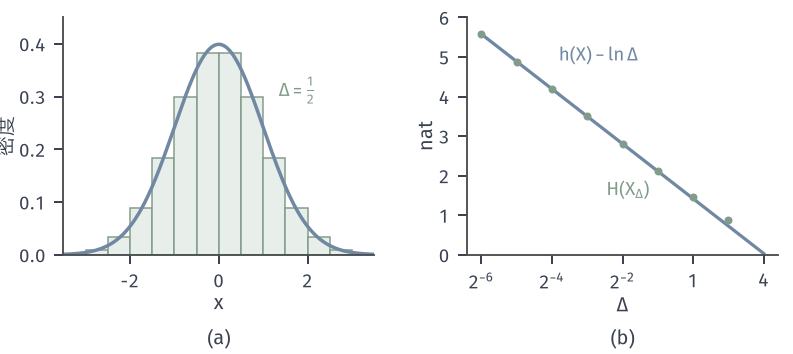

This figure's Python source:
from pathlib import Path
import sys
HERE = Path(__file__).resolve().parent
sys.path.insert(0, str(HERE.parent/'info-common'))
from info_fig import *
# X ~ N(0,1), cells [k D,(k+1) D). (a) density and cell masses for D = 1/2 (bars, height p_k/D).
# (b) exact H(X_D) (green points) and h(X) - ln D (blue line) versus D (log axis);
#     inset-free: the difference H(X_D)+ln D - h(X) is listed in the json facts.
fig, (a, b) = figure(width_mm=112, height_mm=50, ncols=2)
panel(fig, left=.08, right=.98, bottom=.28, top=.95, wspace=.3)
h = .5*math.log(2*math.pi*math.e)
def cells(D):
    ks = np.arange(-int(12/D)-1, int(12/D)+1)
    return ks, Phi((ks+1)*D) - Phi(ks*D)
D = .5; ks, p = cells(D)
a.bar(ks*D, p/D, width=D, align='edge', color=GREEN_FILL, edgecolor=GREEN, lw=.6)
x = np.linspace(-3.5, 3.5, 600); a.plot(x, np.exp(-x*x/2)/math.sqrt(2*math.pi), color=BLUE, lw=1.4)
a.set_xlim(-3.5, 3.5); a.set_ylim(0, .45); axlab(a, '$x$', '密度')
lab(a, 1.35, .3, r'$\Delta=\frac{1}{2}$', GREEN)
Ds = 2.0**np.arange(-6, 2.01, .25)
Hq = np.array([H(cells(d)[1]) for d in Ds])
b.plot(Ds, h - np.log(Ds), color=BLUE, lw=1.3)
pts = 2.0**np.arange(-6, 2)
b.plot(pts, [H(cells(d)[1]) for d in pts], 'o', color=GREEN, ms=3.2, mew=0)
b.set_xscale('log', base=2); b.minorticks_off()
b.set_xticks([1/64, 1/16, 1/4, 1, 4]); b.set_xticklabels(['$2^{-6}$', '$2^{-4}$', '$2^{-2}$', '$1$', '$4$'])
lab(b, 1/14, 4.9, r'$h(X)-\ln\Delta$', BLUE)
lab(b, 1/5.5, 1.5, r'$H(X_{\Delta})$', GREEN)
b.set_ylim(0, 6); axlab(b, r'$\Delta$', 'nat')
tags(fig, (a, b))
facts = {'h': h, 'gap': {str(d): float(H(cells(d)[1]) + math.log(d) - h) for d in (2, 1, .5, .25, .1, 1/64)}}
save(fig, HERE, 'figure', facts)
